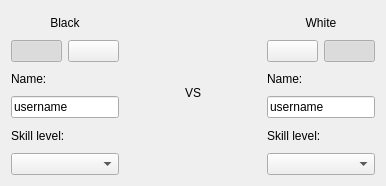
<?xml version="1.0" encoding="UTF-8"?>
<ui version="4.0">
 <class>StartGameDialog</class>
 <widget class="QWidget" name="StartGameDialog">
  <property name="geometry">
   <rect>
    <x>0</x>
    <y>0</y>
    <width>386</width>
    <height>186</height>
   </rect>
  </property>
  <property name="locale">
   <locale language="English" country="UnitedStates"/>
  </property>
  <layout class="QVBoxLayout" name="verticalLayout_3">
   <item>
    <layout class="QHBoxLayout" name="horizontalLayout_2">
     <item>
      <layout class="QVBoxLayout" name="verticalLayout">
       <item>
        <widget class="QLabel" name="blackLabel">
         <property name="text">
          <string>Black</string>
         </property>
         <property name="alignment">
          <set>Qt::AlignCenter</set>
         </property>
        </widget>
       </item>
       <item>
        <layout class="QHBoxLayout" name="horizontalLayout_3">
         <item>
          <widget class="QPushButton" name="blackHuman">
           <property name="icon">
            <iconset theme="user-identity">
             <normaloff/>
            </iconset>
           </property>
           <property name="iconSize">
            <size>
             <width>48</width>
             <height>48</height>
            </size>
           </property>
           <property name="checkable">
            <bool>true</bool>
           </property>
           <property name="checked">
            <bool>true</bool>
           </property>
           <attribute name="buttonGroup">
            <string notr="true">blackTypeGroup</string>
           </attribute>
          </widget>
         </item>
         <item>
          <widget class="QPushButton" name="blackAI">
           <property name="icon">
            <iconset theme="computer">
             <normaloff/>
            </iconset>
           </property>
           <property name="iconSize">
            <size>
             <width>48</width>
             <height>48</height>
            </size>
           </property>
           <property name="checkable">
            <bool>true</bool>
           </property>
           <attribute name="buttonGroup">
            <string notr="true">blackTypeGroup</string>
           </attribute>
          </widget>
         </item>
        </layout>
       </item>
       <item>
        <widget class="QLabel" name="label_4">
         <property name="text">
          <string>Name:</string>
         </property>
         <property name="buddy">
          <cstring>blackName</cstring>
         </property>
        </widget>
       </item>
       <item>
        <widget class="QLineEdit" name="blackName">
         <property name="text">
          <string notr="true">username</string>
         </property>
        </widget>
       </item>
       <item>
        <widget class="QLabel" name="label_5">
         <property name="text">
          <string>Skill level:</string>
         </property>
         <property name="buddy">
          <cstring>blackSkill</cstring>
         </property>
        </widget>
       </item>
       <item>
        <widget class="QComboBox" name="blackSkill"/>
       </item>
      </layout>
     </item>
     <item>
      <spacer name="horizontalSpacer_3">
       <property name="orientation">
        <enum>Qt::Horizontal</enum>
       </property>
       <property name="sizeHint" stdset="0">
        <size>
         <width>40</width>
         <height>20</height>
        </size>
       </property>
      </spacer>
     </item>
     <item>
      <widget class="QLabel" name="label_2">
       <property name="text">
        <string>VS</string>
       </property>
      </widget>
     </item>
     <item>
      <spacer name="horizontalSpacer_2">
       <property name="orientation">
        <enum>Qt::Horizontal</enum>
       </property>
       <property name="sizeHint" stdset="0">
        <size>
         <width>40</width>
         <height>20</height>
        </size>
       </property>
      </spacer>
     </item>
     <item>
      <layout class="QVBoxLayout" name="verticalLayout_2">
       <item>
        <widget class="QLabel" name="whiteLabel">
         <property name="text">
          <string>White</string>
         </property>
         <property name="alignment">
          <set>Qt::AlignCenter</set>
         </property>
        </widget>
       </item>
       <item>
        <layout class="QHBoxLayout" name="horizontalLayout_4">
         <item>
          <widget class="QPushButton" name="whiteHuman">
           <property name="icon">
            <iconset theme="user-identity">
             <normaloff/>
            </iconset>
           </property>
           <property name="iconSize">
            <size>
             <width>48</width>
             <height>48</height>
            </size>
           </property>
           <property name="checkable">
            <bool>true</bool>
           </property>
           <attribute name="buttonGroup">
            <string notr="true">whiteTypeGroup</string>
           </attribute>
          </widget>
         </item>
         <item>
          <widget class="QPushButton" name="whiteAI">
           <property name="icon">
            <iconset theme="computer">
             <normaloff/>
            </iconset>
           </property>
           <property name="iconSize">
            <size>
             <width>48</width>
             <height>48</height>
            </size>
           </property>
           <property name="checkable">
            <bool>true</bool>
           </property>
           <property name="checked">
            <bool>true</bool>
           </property>
           <attribute name="buttonGroup">
            <string notr="true">whiteTypeGroup</string>
           </attribute>
          </widget>
         </item>
        </layout>
       </item>
       <item>
        <widget class="QLabel" name="label_6">
         <property name="text">
          <string>Name:</string>
         </property>
         <property name="buddy">
          <cstring>whiteName</cstring>
         </property>
        </widget>
       </item>
       <item>
        <widget class="QLineEdit" name="whiteName">
         <property name="text">
          <string notr="true">username</string>
         </property>
        </widget>
       </item>
       <item>
        <widget class="QLabel" name="label_7">
         <property name="text">
          <string>Skill level:</string>
         </property>
         <property name="buddy">
          <cstring>whiteSkill</cstring>
         </property>
        </widget>
       </item>
       <item>
        <widget class="QComboBox" name="whiteSkill"/>
       </item>
      </layout>
     </item>
    </layout>
   </item>
  </layout>
 </widget>
 <tabstops>
  <tabstop>blackHuman</tabstop>
  <tabstop>blackAI</tabstop>
  <tabstop>blackName</tabstop>
  <tabstop>blackSkill</tabstop>
  <tabstop>whiteHuman</tabstop>
  <tabstop>whiteAI</tabstop>
  <tabstop>whiteName</tabstop>
  <tabstop>whiteSkill</tabstop>
 </tabstops>
 <resources/>
 <connections/>
 <buttongroups>
  <buttongroup name="blackTypeGroup"/>
  <buttongroup name="whiteTypeGroup"/>
 </buttongroups>
</ui>
